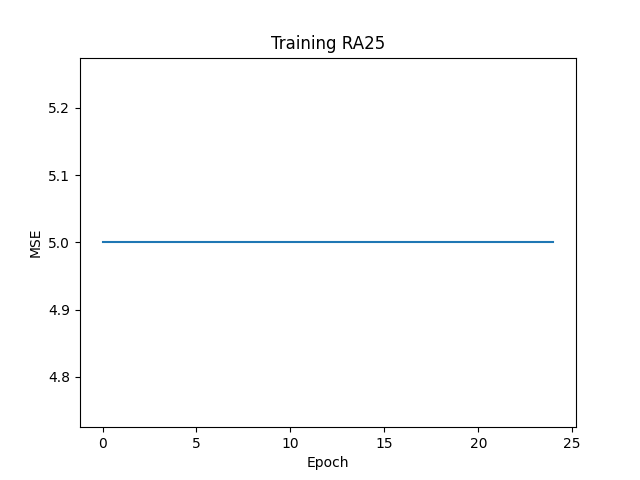

Here is the Python script that generated this plot:
import culeabra
from culeabra import params
from culeabra import patterns
from culeabra import environments

import numpy as np
import matplotlib.pyplot as plt

testSel = params.CreateSel({
                    "Sel": "Path",
                    "Desc": "norm and momentum on works better, but wt bal is not better for smaller nets",
                    "ParamsSet": {
                        "Path.Learn.Norm.On":     "true",
                        "Path.Learn.Momentum.On": "true",
                        "Path.Learn.WtBal.On":    "true", # no diff really
                        # "Path.Learn.WtBal.Targs": "true", # no diff here
                    }
                })

testSheet = params.Sheet([
        params.CreateSel({
            "Sel": "Path",
            "Desc": "norm and momentum on works better, but wt bal is not better for smaller nets",
            "ParamsSet": {
                "Path.Learn.Norm.On":     "true",
                "Path.Learn.Momentum.On": "true",
                "Path.Learn.WtBal.On":    "true", # no diff really
                # "Path.Learn.WtBal.Targs": "true", # no diff here
            }
        }),
        params.CreateSel({
            "Sel": "Layer",
            "Desc": "using default 1.8 inhib for all of network -- can explore",
            "ParamsSet": {
                "Layer.Inhib.Layer.Gi": "1.8",
                "Layer.Act.Init.Decay": "0.0",
                "Layer.Act.Gbar.L":     "0.1", # set explictly, new default, a bit better vs 0.2
            }
        }),
        params.CreateSel({
            "Sel": ".BackPath",
            "Desc": "top-down back-pathways MUST have lower relative weight scale, otherwise network hallucinates",
            "ParamsSet": {
                "Path.WtScale.Rel": "0.2",
            }
        }),
        params.CreateSel({
            "Sel": "#Output",
            "Desc": "output definitely needs lower inhib -- true for smaller layers in general",
            "ParamsSet": {
                "Layer.Inhib.Layer.Gi": "1.4",
            }
        }),
    ])

paramSets = params.Sets(
    {
        "Base": [
            params.CreateSel({
                    "Sel": "Path",
                    "Desc": "norm and momentum on works better, but wt bal is not better for smaller nets",
                    "ParamsSet": {
                        "Path.Learn.Norm.On":     "true",
                        "Path.Learn.Momentum.On": "true",
                        "Path.Learn.WtBal.On":    "true", # no diff really
                        # "Path.Learn.WtBal.Targs": "true", # no diff here
                    }
            }),
            params.CreateSel({
                "Sel": "Layer",
                "Desc": "using default 1.8 inhib for all of network -- can explore",
                "ParamsSet": {
                    "Layer.Inhib.Layer.Gi": "1.8",
                    "Layer.Act.Init.Decay": "0.0",
                    "Layer.Act.Gbar.L":     "0.1", # set explictly, new default, a bit better vs 0.2
                }
            }),
            params.CreateSel({
                "Sel": ".BackPath",
                "Desc": "top-down back-pathways MUST have lower relative weight scale, otherwise network hallucinates",
                "ParamsSet": {
                    "Path.WtScale.Rel": "0.2",
                }
            }),
            params.CreateSel({
                "Sel": "#Output",
                "Desc": "output definitely needs lower inhib -- true for smaller layers in general",
                "ParamsSet": {
                    "Layer.Inhib.Layer.Gi": "1.4",
                }
            }),
        ],
        "DefaultInhib": [
            params.CreateSel({
                "Sel": "#Output",
                "Desc": "go back to default",
                "ParamsSet": {
                    "Layer.Inhib.Layer.Gi": "1.8",
                }
            }),
        ],
        "NoMomentum": [
            params.CreateSel({
                "Sel": "Path",
                "Desc": "no norm or momentum",
                "ParamsSet": {
                    "Path.Learn.Norm.On":    "false",
                    "Path.Learn.Momentum.On": "false",
                }
            }),
        ],
        "WtBalOn": [
            params.CreateSel({
                "Sel": "Path",
                "Desc": "weight bal on",
                "ParamsSet": {
                    "Path.Learn.WtBal.On": "true",
                }
            }),
        ]
    })

# create net
net = culeabra.Network("RA25")

# define layers
inp = net.AddLayer2D("Input", 5, 5, culeabra.InputLayer)
hid1 = net.AddLayer2D("Hidden1", 7, 7, culeabra.SuperLayer)
hid2 = net.AddLayer2D("Hidden2", 7, 7, culeabra.SuperLayer)
out = net.AddLayer2D("Output", 5, 5, culeabra.InputLayer)

# define connectivity pattern
full = patterns.Full()

# create connections
net.ConnectLayers(inp, hid1, full, culeabra.ForwardPath)
net.BidirConnectLayers(hid1, hid2, full)
net.BidirConnectLayers(hid2, out, full)

env = environments.TabulatedEnv("random_5x5_25.tsv")

print("Creating simulation object...")
sim = culeabra.Sim(net, paramSets, env)
sim.Init()
sim.NewRun()
print("Starting run...")
sim.Run(25)
print("Completed!")

mse = np.array(sim.EpochSSE["Output"])

print("Creating plot...")
plt.plot(mse)
plt.title("Training RA25")
plt.xlabel("Epoch")
plt.ylabel("MSE")
print("Saving to file...")
plt.savefig("ra25-py.png")
print("Done")